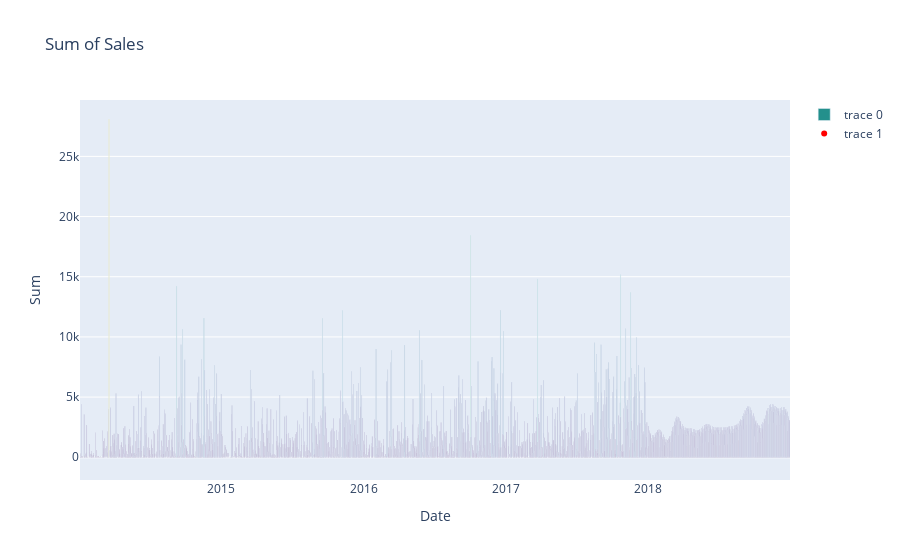

The code cell stored with this chart in its notebook:
### Code cell
forecast['error'] = np.abs(data['y'] - forecast['yhat'])


fig = go.Figure(go.Scatter(x=forecast['ds'], y=forecast['error'], mode='lines',marker=dict(color='red'),
                         name='Error'))
fig.update_layout(title='Absolute Errors between Actual and Predicted Values', xaxis_title='Date', yaxis_title='Absolute Error')

all_dates = pd.date_range(start='2014-01-03', end='2018-12-31', freq='D')
disp = pd.DataFrame({'ds': all_dates})
disp = pd.merge(disp, data[['ds', 'y']], on='ds', how='left')
disp = pd.merge(disp, forecast[['ds', 'yhat']], on='ds', how='left')
disp['yhat'] = disp['yhat'].round(2)
disp.fillna(0, inplace=True)
disp['sum'] = disp['y'] + disp['yhat']

fig = go.Figure()
fig.add_trace(go.Bar(x=disp['ds'], y=disp['sum'], marker={'color': disp['sum'],'colorscale': 'Viridis'}))

# add a marker at the last data point
last_date = disp['ds']
last_value = disp['sum']
fig.add_trace(go.Scatter(x=[last_date], mode='markers+text',
                           marker_color='red',
                          textposition='top right'))

# customize the layout
fig.update_layout(title='Sum of Sales', xaxis_title='Date', yaxis_title='Sum')
fig.show()

### Figure 1 — Plotly figure (JSON) as saved in the notebook; plotly's stock layout.template omitted (floating-point values rounded to 4 significant figures; data arrays with more than 128 entries replaced by an {"elided": "..."} marker saying what was removed)
{"data": [{"marker": {"color": {"elided": "1824 float values"}, "colorscale": [[0, "#440154"], [0.1111, "#482878"], [0.2222, "#3e4989"], [0.3333, "#31688e"], [0.4444, "#26828e"], [0.5556, "#1f9e89"], [0.6667, "#35b779"], [0.7778, "#6ece58"], [0.8889, "#b5de2b"], [1, "#fde725"]]}, "type": "bar", "x": {"elided": "1824 str values"}, "y": {"elided": "1824 float values"}}, {"marker": {"color": "red"}, "mode": "markers+text", "textposition": "top right", "type": "scatter", "x": {"elided": "1x1824 str values"}}], "layout": {"title": {"text": "Sum of Sales"}, "xaxis": {"title": {"text": "Date"}}, "yaxis": {"title": {"text": "Sum"}}}}
